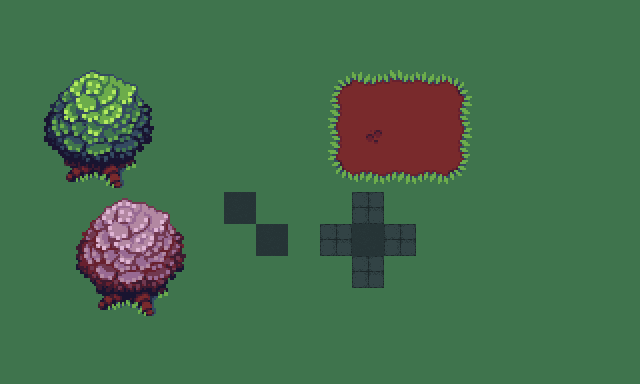

Below is a game level as drawn by its tile map, then a one-line description and the .tmx file that defines it, in full:
An orthogonal 20x12 tile map with 32x32 px tiles, 2 tile layers (Tile Layer 1, Overlay), 3 tilesets and 17 objects (player, col).

<map version="1.2" tiledversion="1.2.1" orientation="orthogonal" renderorder="right-down" width="20" height="12" tilewidth="32" tileheight="32" infinite="0" nextlayerid="4" nextobjectid="26">
 <tileset firstgid="1" source="../../tilesets/Street.tsx" />
 <tileset firstgid="65" source="../../tilesets/TestSet.tsx" />
 <tileset firstgid="129" source="../../tilesets/Forest.tsx" />
 <layer id="1" name="Tile Layer 1" width="20" height="12">
  <data encoding="csv">
279,279,279,279,279,279,279,279,279,279,279,279,279,279,279,279,279,279,279,279,
279,279,279,279,279,279,279,279,279,279,279,279,279,279,279,279,279,279,279,279,
279,279,279,279,279,279,279,279,279,279,129,2684354713,2684354737,2684354713,2684354689,279,279,279,279,279,
279,279,279,279,279,279,279,279,279,279,153,229,229,229,3221225625,279,279,279,279,279,
279,279,279,279,279,279,279,279,279,279,153,181,229,229,3221225625,279,279,279,279,279,
279,279,279,279,279,279,279,279,279,279,1610612865,1610612889,1610612889,1610612889,3221225601,279,279,279,279,279,
279,279,279,279,279,279,279,1,279,279,279,2,279,279,279,279,279,279,279,279,
279,279,279,279,279,279,279,279,1,279,2,1,2,279,279,279,279,279,279,279,
279,279,279,279,279,279,279,279,279,279,279,2,279,279,279,279,279,279,279,279,
279,279,279,279,279,279,279,279,279,279,279,279,279,279,279,279,279,279,279,279,
279,279,279,279,279,279,279,279,279,279,279,279,279,279,279,279,279,279,279,279,
279,279,279,279,279,279,279,279,279,279,279,279,279,279,279,279,279,279,279,279
</data>
 </layer>
 <layer id="3" name="Overlay" width="20" height="12">
  <data encoding="csv">
0,0,0,0,0,0,0,0,0,0,0,0,0,0,0,0,0,0,0,0,
0,0,0,0,0,0,0,0,0,0,0,0,0,0,0,0,0,0,0,0,
0,288,289,290,291,0,0,0,0,0,0,0,0,0,0,0,0,0,0,0,
0,312,313,314,315,0,0,0,0,0,0,0,0,0,0,0,0,0,0,0,
0,336,337,338,339,0,0,0,0,0,0,0,0,0,0,0,0,0,0,0,
0,0,361,362,363,0,0,0,0,0,0,0,0,0,0,0,0,0,0,0,
0,0,292,293,294,295,0,0,0,0,0,0,0,0,0,0,0,0,0,0,
0,0,316,317,318,319,0,0,0,0,0,0,0,0,0,0,0,0,0,0,
0,0,340,341,342,343,0,0,0,0,0,0,0,0,0,0,0,0,0,0,
0,0,364,365,366,367,0,0,0,0,0,0,0,0,0,0,0,0,0,0,
0,0,0,0,0,0,0,0,0,0,0,0,0,0,0,0,0,0,0,0,
0,0,0,0,0,0,0,0,0,0,0,0,0,0,0,0,0,0,0,0
</data>
 </layer>
 <objectgroup id="2" name="Object Layer 1">
  <object id="1" name="player" type="player" x="224" y="160">
   <point />
  </object>
  <object id="9" gid="2147483655" x="224" y="224" width="32" height="32" />
  <object id="11" gid="71" x="256" y="256" width="32" height="32" />
  <object id="12" gid="7" x="416" y="224" width="32" height="32" rotation="45" />
  <object id="13" gid="7" x="267.25" y="202.75" width="32" height="32" />
  <object id="14" gid="7" x="252.25" y="215.25" width="32" height="32" />
  <object id="15" gid="7" x="244.25" y="185.75" width="32" height="32" />
  <object id="16" gid="7" x="284.75" y="206.75" width="32" height="32" />
  <object id="17" gid="7" x="209.75" y="266.25" width="32" height="32" />
  <object id="18" gid="7" x="223.75" y="277.25" width="32" height="32" />
  <object id="19" gid="7" x="194.25" y="276.75" width="32" height="32" />
  <object id="20" gid="7" x="196.25" y="251.75" width="32" height="32" />
  <object id="21" gid="7" x="221.75" y="249.75" width="32" height="32" />
  <object id="22" gid="7" x="352" y="256" width="32" height="32" />
  <object id="23" gid="14" x="256" y="96" width="32" height="32" />
  <object id="24" gid="15" x="288" y="96" width="32" height="32" />
  <object id="25" name="trees" type="col" x="64" y="96" width="96" height="224" />
 </objectgroup>
</map>
